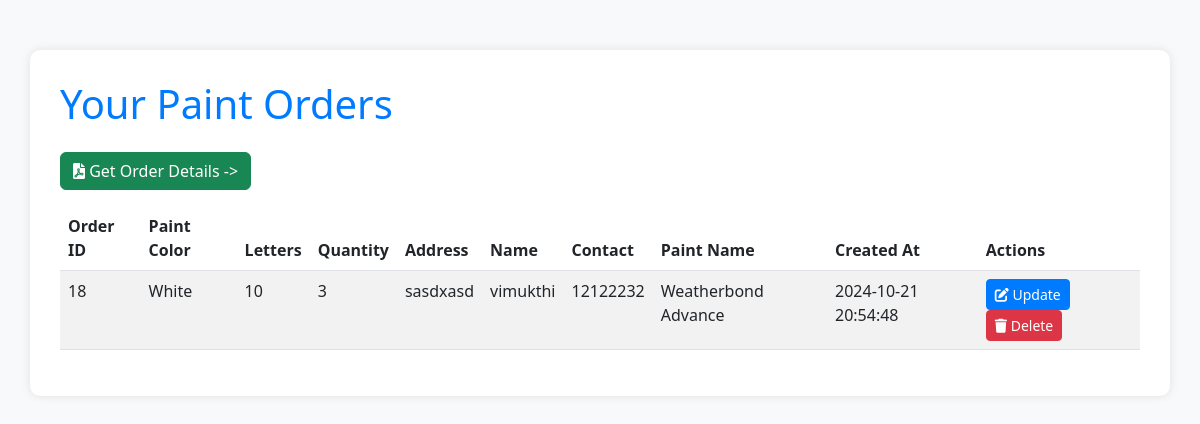
/paint_orders.php (signed in), run on the app's committed database.
### tables this page shows
CREATE TABLE `paint_orders` (
  `id` int(11) NOT NULL,
  `paint_color` varchar(255) NOT NULL,
  `letters` int(11) NOT NULL,
  `quantity` int(11) NOT NULL,
  `address` varchar(255) NOT NULL,
  `name` varchar(255) NOT NULL,
  `contact` varchar(20) NOT NULL,
  `paint_name` varchar(255) NOT NULL,
  `paint_id` int(11) NOT NULL,
  `created_at` timestamp NOT NULL DEFAULT current_timestamp(),
  `user_id` int(11) DEFAULT NULL
);

### paint_orders.php (the view, shortened to what this page needs)
<?php
require_once 'config.php';
$user_id = $_SESSION['user_id'];
$sql = "SELECT * FROM paint_orders WHERE user_id = ?";
$stmt = $conn->prepare($sql);
$stmt->bind_param("i", $user_id);
$stmt->execute();
$result = $stmt->get_result();
$orders = $result->fetch_all(MYSQLI_ASSOC);
?>
<!DOCTYPE html>
<html lang="en">
<head>
    <link href="https://cdn.jsdelivr.net/npm/bootstrap@5.3.0/dist/css/bootstrap.min.css" rel="stylesheet">
    <link rel="stylesheet" href="https://cdnjs.cloudflare.com/ajax/libs/font-awesome/6.0.0-beta3/css/all.min.css">
</head>
<body>
    <div class="container">
        <h1 class="mb-4">Your Paint Orders</h1>
        <a href="?generate_pdf" class="btn btn-success mb-3"><i class="fas fa-file-pdf"></i> Get Order Details -></a>
        <table class="table table-striped table-hover">
            <thead>
                <tr>
                    <th>Order ID</th>
                    <th>Paint Color</th>
                    <th>Letters</th>
                    <th>Quantity</th>
                    <th>Address</th>
                    <th>Name</th>
                    <th>Contact</th>
                    <th>Paint Name</th>
                    <th>Created At</th>
                    <th>Actions</th>
                </tr>
            </thead>
            <tbody>
                <?php foreach ($orders as $order): ?>
                <tr>
                    <td><?php echo $order['id']; ?></td>
                    <td><?php echo $order['paint_color']; ?></td>
                    <td><?php echo $order['letters']; ?></td>
                    <td><?php echo $order['quantity']; ?></td>
                    <td><?php echo $order['address']; ?></td>
                    <td><?php echo $order['name']; ?></td>
                    <td><?php echo $order['contact']; ?></td>
                    <td><?php echo $order['paint_name']; ?></td>
                    <td><?php echo $order['created_at']; ?></td>
                    <td>
                        <button class="btn btn-primary btn-sm" data-bs-toggle="modal" data-bs-target="#updateModal<?php echo $order['id']; ?>">
                            <i class="fas fa-edit"></i> Update
                        </button>
                        <form method="post" style="display: inline;">
                            <button type="submit" name="delete" class="btn btn-danger btn-sm" onclick="return confirm('Are you sure you want to delete this order?')">
                                <i class="fas fa-trash"></i> Delete
                            </button>
                        </form>
                    </td>
                </tr>
                <?php endforeach; ?>
            </tbody>
        </table>
    </div>
</body>
</html>

### paint_orders.php (style rules this page uses)
body { background-color: #f8f9fa; }
.container { background-color: #ffffff; border-radius: 10px; padding: 30px; margin-top: 50px; box-shadow: 0 0 10px rgba(0, 0, 0, 0.1); }
h1 { color: #007bff; }
.btn-primary { background-color: #007bff; border-color: #007bff; }

### data on the page
paint_orders: id "18", paint_color "White", letters "10", quantity "3", address "sasdxasd", name "vimukthi", contact "12122232", paint_name "Weatherbond Advance", created_at "2024-10-21 20:54:48"
